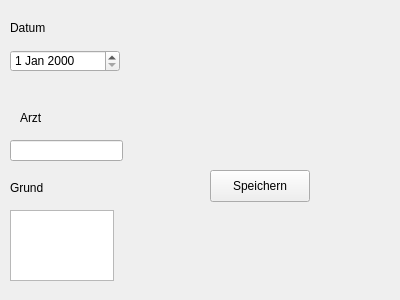
<?xml version="1.0" encoding="UTF-8"?>
<ui version="4.0">
 <class>Appointment</class>
 <widget class="QWidget" name="Appointment">
  <property name="geometry">
   <rect>
    <x>0</x>
    <y>0</y>
    <width>400</width>
    <height>300</height>
   </rect>
  </property>
  <property name="windowTitle">
   <string>Form</string>
  </property>
  <widget class="QDateEdit" name="date">
   <property name="geometry">
    <rect>
     <x>10</x>
     <y>50</y>
     <width>110</width>
     <height>22</height>
    </rect>
   </property>
  </widget>
  <widget class="QLabel" name="label">
   <property name="geometry">
    <rect>
     <x>10</x>
     <y>20</y>
     <width>58</width>
     <height>16</height>
    </rect>
   </property>
   <property name="text">
    <string>Datum</string>
   </property>
  </widget>
  <widget class="QLabel" name="label_2">
   <property name="geometry">
    <rect>
     <x>20</x>
     <y>110</y>
     <width>58</width>
     <height>16</height>
    </rect>
   </property>
   <property name="text">
    <string>Arzt</string>
   </property>
  </widget>
  <widget class="QLineEdit" name="doctorEdit">
   <property name="geometry">
    <rect>
     <x>10</x>
     <y>140</y>
     <width>113</width>
     <height>21</height>
    </rect>
   </property>
  </widget>
  <widget class="QLabel" name="label_3">
   <property name="geometry">
    <rect>
     <x>10</x>
     <y>180</y>
     <width>58</width>
     <height>16</height>
    </rect>
   </property>
   <property name="text">
    <string>Grund</string>
   </property>
  </widget>
  <widget class="QTextEdit" name="freeText">
   <property name="geometry">
    <rect>
     <x>10</x>
     <y>210</y>
     <width>104</width>
     <height>71</height>
    </rect>
   </property>
  </widget>
  <widget class="QPushButton" name="buttonSend">
   <property name="geometry">
    <rect>
     <x>210</x>
     <y>170</y>
     <width>100</width>
     <height>32</height>
    </rect>
   </property>
   <property name="text">
    <string>Speichern</string>
   </property>
  </widget>
 </widget>
 <resources/>
 <connections/>
</ui>
